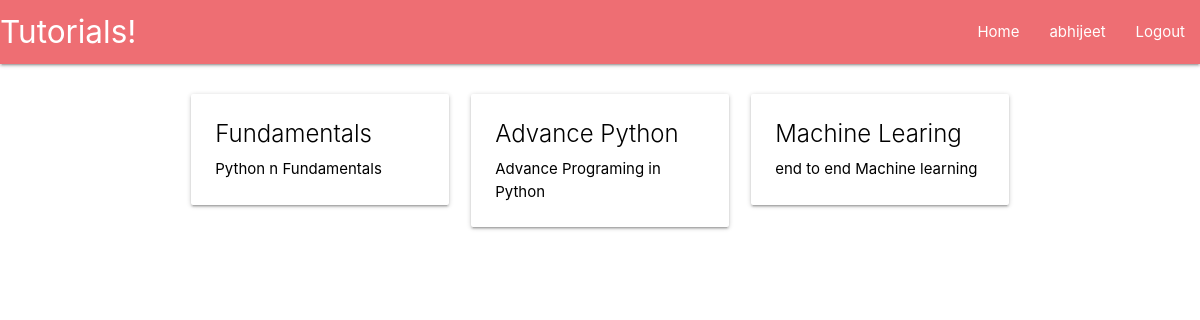
The app's page / (signed in) with its own data.
### main/models.py (models this page shows, shortened)
class TutorialCategory(models.Model):
	tutorial_category = models.CharField(max_length = 200)
	category_summary = models.CharField(max_length = 200)
	category_slug = models.CharField(max_length = 200, default = 1)
	class Meta:
		verbose_name_plural = "Categories"

### main/views.py (the view)
# urls.py: url("", views.homepage, name = "homepage"),
def homepage(request):
	return render(request = request,
		template_name = "main/categories.html",
		context = {"categories" : TutorialCategory.objects.all})

### main/templates/main/categories.html
{% extends "main/header.html"%}
 {% block content %}
 	<div class="row">
		{% for cat in categories %}
			<div class="col s12 m6 l4">
			    <a href="{{cat.category_slug}}", style="color:#000">
				    <div class="card hoverable">
				        <div class="card-content">
				        	<div class="card-title">{{cat.tutorial_category}}</div>
				        		<p>{{cat.category_summary}}</p>
				        </div>
				    </div>
			  	</a>
			</div>
		{% endfor %}
	</div>
{% endblock %}

### main/templates/main/includes/navbar.html
 <nav>
    <div class="nav-wrapper">
      <a href="/" class="brand-logo">Tutorials!</a>
      <ul id="nav-mobile" class="right hide-on-med-and-down">
        <li><a href="/">Home</a></li>
        {% if user.is_authenticated %}
          <li><a href="/account">{{ user.get_username }}</a></li>
          <li><a href="/logout">Logout</a></li>
        {% else %}
          <li><a href="/register">Register</a></li>
          <li><a href="/login">Login</a></li>
        {% endif %}
      </ul>
    </div>
  </nav>

### records on screen
TutorialCategory: tutorial_category "Fundamentals", category_summary "Python n Fundamentals"
TutorialCategory: tutorial_category "Advance Python", category_summary "Advance Programing in Python"
TutorialCategory: tutorial_category "Machine Learing", category_summary "end to end Machine learning"

### other values on screen
{{ user.get_username }} "abhijeet"
